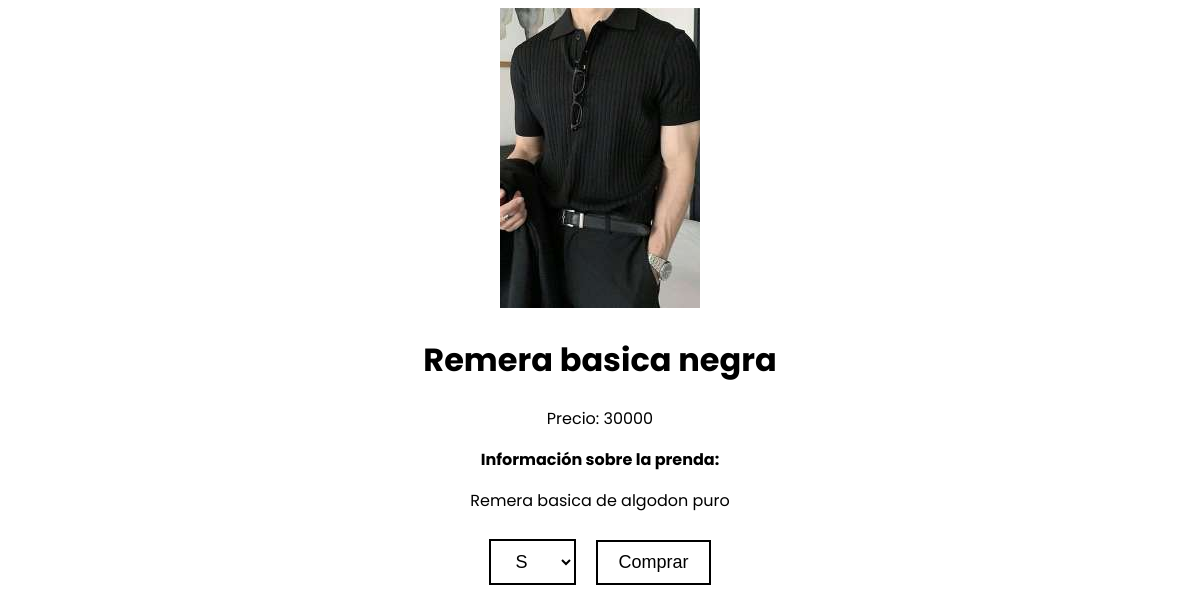
The page /backend/detalles_producto.php?id=25 on the database its author committed.
### tables this page shows
CREATE TABLE `productos` (
  `id_producto` int(4) NOT NULL,
  `nombre` varchar(32) NOT NULL,
  `precio` float NOT NULL,
  `cantidad_stock` int(16) NOT NULL,
  `imagen` varchar(120) NOT NULL,
  `informacion` varchar(200) NOT NULL,
  `talles` varchar(11) NOT NULL
);

### backend/detalles_producto.php (the view, shortened to what this page needs)
<?php
include('db/conexion_db.php');
?>
<!DOCTYPE html>
<html lang="en">
<head>
    <link rel="stylesheet" href="https://cdnjs.cloudflare.com/ajax/libs/font-awesome/6.4.2/css/all.min.css">
</head>
<body>
    <?php
    if (isset($_GET['id'])) {
        $producto_id = $_GET['id'];
        $sql_select = "SELECT * FROM productos WHERE id_producto = $producto_id";
        $consulta = mysqli_query($conexion, $sql_select);
        if (mysqli_num_rows($consulta) == 1) {
            $producto = mysqli_fetch_assoc($consulta);
            $nombre = $producto['nombre'];
            $precio = $producto['precio'];
            $imagen = $producto['imagen'];
            $informacion = $producto['informacion'];
            echo '<div class="container">';
            echo '<img id="product-img" src="../img/productos/' . $imagen . '" alt="' . $nombre . '">';
            echo '<div class="product-info">';
            echo '<h1>' . $nombre . '</h1>';
            echo '<p>Precio: ' . $precio . '</p>';
            echo '<p style="font-weight: bold;">Información sobre la prenda:</p>';
            echo '<p>' . $informacion . '</p>';
            echo '<select name="size">';
            echo '<option value="S">S</option>';
            echo '</select>';
            echo '<button>Comprar</button>';
            echo '</div>';
            echo '</div>';
        } else {
            echo 'Producto no encontrado.';
        }
    } else {
        echo 'ID del producto no proporcionado.';
    }
    ?>
</body>
</html>

### backend/detalles_producto.php (style rules this page uses)
body { font-family: 'Poppins', sans-serif; display: flex; justify-content: center; align-items: center; text-align: center; }
button, select { font-size: 18px; background-color: #fff; color: #000; border: 2px solid #000; padding: 10px 20px; cursor: pointer; margin: 10px; }
#product-img { max-width: 100%; height: auto; }

### rows shown on the page
productos: imagen (picture), nombre "Remera basica negra", precio "30000", informacion "Remera basica de algodon puro"
